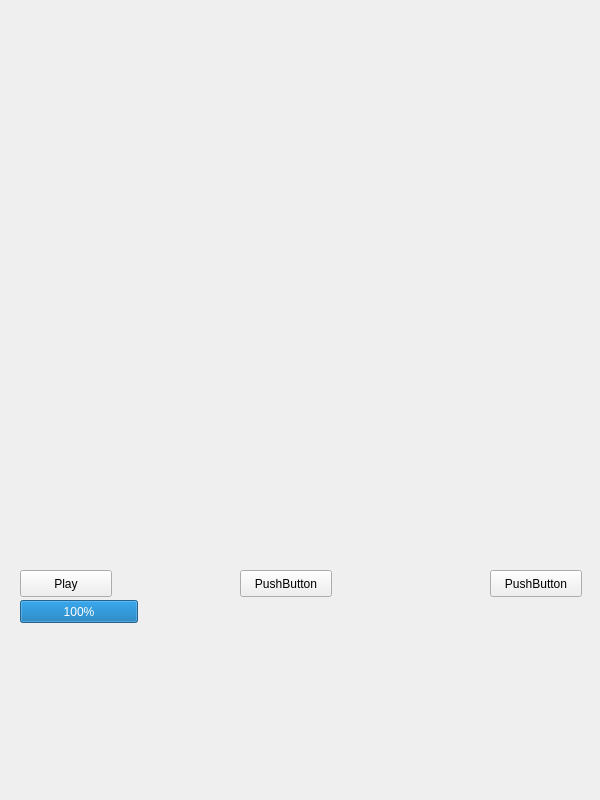
<?xml version="1.0" encoding="UTF-8"?>
<ui version="4.0">
 <class>MainWindow</class>
 <widget class="QMainWindow" name="MainWindow">
  <property name="geometry">
   <rect>
    <x>0</x>
    <y>0</y>
    <width>600</width>
    <height>800</height>
   </rect>
  </property>
  <property name="windowTitle">
   <string>MainWindow</string>
  </property>
  <widget class="QWidget" name="frame_widget">
   <widget class="QPushButton" name="play">
    <property name="geometry">
     <rect>
      <x>20</x>
      <y>570</y>
      <width>92</width>
      <height>27</height>
     </rect>
    </property>
    <property name="text">
     <string>Play</string>
    </property>
   </widget>
   <widget class="QPushButton" name="bla1">
    <property name="geometry">
     <rect>
      <x>240</x>
      <y>570</y>
      <width>92</width>
      <height>27</height>
     </rect>
    </property>
    <property name="text">
     <string>PushButton</string>
    </property>
   </widget>
   <widget class="QPushButton" name="bla2">
    <property name="geometry">
     <rect>
      <x>490</x>
      <y>570</y>
      <width>92</width>
      <height>27</height>
     </rect>
    </property>
    <property name="text">
     <string>PushButton</string>
    </property>
   </widget>
   <widget class="QWidget" name="horizontalLayoutWidget">
    <property name="geometry">
     <rect>
      <x>10</x>
      <y>10</y>
      <width>571</width>
      <height>541</height>
     </rect>
    </property>
    <layout class="QHBoxLayout" name="canvases">
     <item>
      <widget class="SnakeWidget" name="snake_widget" native="true"/>
     </item>
     <item>
      <widget class="TamagotchiWidget" name="tamagotchi_widget" native="true"/>
     </item>
    </layout>
   </widget>
   <widget class="QProgressBar" name="hunger_bar">
    <property name="geometry">
     <rect>
      <x>20</x>
      <y>600</y>
      <width>118</width>
      <height>23</height>
     </rect>
    </property>
    <property name="value">
     <number>100</number>
    </property>
   </widget>
  </widget>
 </widget>
 <customwidgets>
  <customwidget>
   <class>TamagotchiWidget</class>
   <extends>QWidget</extends>
   <header>tamagotchi_widget</header>
   <container>1</container>
  </customwidget>
  <customwidget>
   <class>SnakeWidget</class>
   <extends>QWidget</extends>
   <header>snake_widget</header>
   <container>1</container>
  </customwidget>
 </customwidgets>
 <resources/>
 <connections/>
</ui>
